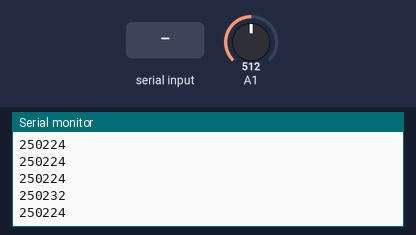
A sketch run on a simulated Arduino Uno, built with avr-gcc and run on an emulated ATmega328P. Parts: the last lines printed to the serial monitor. The test bench sets the inputs (shaded band); at power-on: A1 = 512.

Above: at 1.2 s.
1.3 s: A1 set to 716
At 2.2 s:
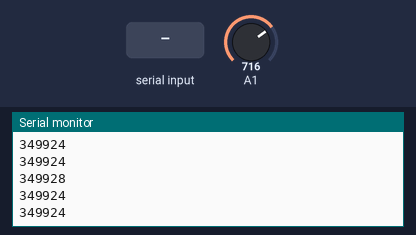
2.8 s: "1" received over Serial
4.3 s: "0" received over Serial
5.8 s: A1 set to 900
At 6.5 s:
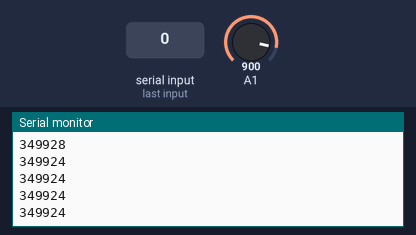
Timing chart, 0 to 8.3 s (numbered marks = the images above; inputs shaded):
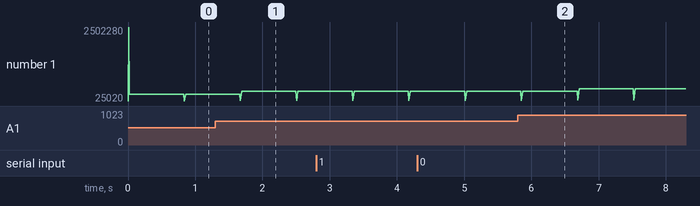

Measured:
- after the input at 1.3 s, the serial monitor: prints a new line after 0.37 s (image 1)
- plotted number 1: 250224 → 349928 after the input at 1.3 s, 349924 → 439824 after the input at 5.8 s

The sketch:

Oscilloscope.ino
```cpp
#include "definition/definition.h"
#include <Arduino.h>
#include <MemoryFree.h>

// Dynamic Config
// (Can be change by the user during run time)
byte g_DECIMAL_POINTS = 3;
byte g_DELAY_TYPE = MICRO;
unsigned long g_DELAY = 20;

short g_BATCH_ANALOG_VALUES[MAX_BATCH_NUM];
unsigned long g_BATCH_TIME[MAX_BATCH_NUM];

unsigned long getTime();
byte countDigits(long x);
byte mapToVoltage(long x, long& mappedValue, byte decimalPoints=3);
void changePrescaler(byte divisionFactor);
bool readInput(byte& configType, unsigned long long& value);
void setting();

void setup()
{
    Serial.begin(BAUDRATE);
    changePrescaler(16);
}

void loop()
{
    // Change dynamic configuration based on user's preferences
    setting();

    unsigned long prevTime = 0, nextTime = 0;
    for(short i = 0; i < MAX_BATCH_NUM; i++)
    {
        g_BATCH_TIME[i] = nextTime - prevTime;
        prevTime += g_BATCH_TIME[i];
        g_BATCH_ANALOG_VALUES[i] = analogRead(A1);

        while(nextTime - prevTime < g_DELAY+1)
        {
            nextTime = getTime();
        }
    }

    const byte maxVoltageDigits = countDigits(MAX_VOLTAGE);
    for(short i = 0; i < MAX_BATCH_NUM; i++)
    {
        long voltageValue;
        byte desiredDigitNumber = (maxVoltageDigits + g_DECIMAL_POINTS);
        byte numberOfDigits = mapToVoltage(g_BATCH_ANALOG_VALUES[i], voltageValue, g_DECIMAL_POINTS);

        // Add leading zero for voltage value below 1 V
        byte leadingZeroNumber = desiredDigitNumber - numberOfDigits;
        if(leadingZeroNumber > 0)
        {
            for(byte i = 0; i < leadingZeroNumber; i++)
            {
                #if DEBUG_MODE == 0
                    Serial.print('0');
                #endif
            }
        }
        #if DEBUG_MODE == 0
            Serial.print(voltageValue);
            Serial.println(g_BATCH_TIME[i]);
        #endif
    }
}

// Helper Functions

// The units depends on g_DELAY_TYPE
unsigned long getTime()
{
    if(g_DELAY_TYPE == MILLI)
    {
        return millis();
    }
    if(g_DELAY_TYPE == MICRO)
    {
        return micros();
    }
    return millis() / 1000; // defaulting to second
}

byte countDigits(long x)
{
    byte counter = 0;
    while(x > 0)
    {
        x /= 10;
        counter++;
    }
    return counter;
}

// Return number of voltage's digits.
// Maximum decimal points is 7, cannot guarantee safety beyond that.
byte mapToVoltage(long x, long& mappedValue, byte decimalPoints)
{
    mappedValue = (long)((x / MAX_ANALOG_INPUT * MAX_VOLTAGE) * ((long)pow(10, decimalPoints)));
    return countDigits(mappedValue); // without the dot/point
}

// Division Factor is one of them: 4, 8, 16, 32, 64, 128.
void changePrescaler(byte divisionFactor)
{
    ADCSRA &= ~(bit (ADPS0) | bit (ADPS1) | bit (ADPS2)); // clear prescaler bits
    ADCSRA |= PRESCALE_(divisionFactor);
}

bool readInput(byte& configType, unsigned long long& value)
{
    int readByte = Serial.read();
    if(readByte == -1)
    {
        return false;
    }

    configType = readByte;

    // Reading the config's value
    // Only supports UTF-8 Formatter
    readByte = Serial.read();

    byte valueLength = 1; value = 0;
    while(readByte != END_CONFIG_CHANGE && readByte != -1) // end of the 1 configuration change, or no input anymore
    {
        if(value != 0)
        {
            value *= 10;
            valueLength++;
        }
        if(valueLength+1 <= 17) // avoiding overflow
        {
            value += readByte-int('0');
        }
        readByte = Serial.read();

    }

    return true;
}

void setting()
{
    byte configType;
    unsigned long long value;

    while(readInput(configType, value))
    {
        switch (configType)
        {
            case PRESCALER_CONFIG:
                changePrescaler(value);
                break;

            case DELAY_CONFIG:
                g_DELAY = value;
                break;

            case DELAY_TYPE_CONFIG:
                g_DELAY_TYPE = value;
                break;

            case DECIMAL_POINTS_CONFIG:
                g_DECIMAL_POINTS = value;
                break;
        }
    }
}
```

baudrateDef.h
```cpp
#ifndef BAUDRATE_DEF
#define BAUDRATE_DEF
#define BAUDRATE 9600
#endif
```

definition.h
```cpp
#ifndef DEFINITION
#define DEFINITION

#define DEBUG_MODE 0

#if DEBUG_MODE
    #define DEBUG(X) Serial.print(F("debug:"));Serial.println(X)
#else
    #define DEBUG(X)
#endif

// Static Config
// Must restart the whole program
// to change it
#include "maxBatchNumDef.h"
#include "baudrateDef.h"

#include <math.h>

// Will be defined later on ATMega328P, I think
#ifndef ADCSRA && ADPS0 && ADPS1 && ADPS2
    #define ADCSRA  (*(volatile uint8_t *)(0x08))
    #define ADPS0   0
    #define ADPS1   1
    #define ADPS2   2
#endif

// This program only accounts for up to 9 Volt.
// But Arduino AVR UNO's max is 5 volt
#define MAX_VOLTAGE 5.00
#define MAX_ANALOG_INPUT 1023.0
// Based on mapToVoltage()
#define MAX_DECIMAL_POINTS 7

// ADC Prescaler for ATMega328P (Arduino AVR UNO's Microcontroller)
#define PRESCALE_(X) ((byte)(log(X) / log(2)))

// Delay's type (i.e. second, milli, micro)
#define SECOND 0
#define MILLI 1
#define MICRO 2

// Dynamic Configuration's
#define PRESCALER_CONFIG 0
#define DELAY_CONFIG 1
#define DELAY_TYPE_CONFIG 2
#define DECIMAL_POINTS_CONFIG 3
#define END_CONFIG_CHANGE 127

#endif
```

maxBatchNumDef.h
```cpp
#ifndef MAX_BATCH_NUM_DEF
#define MAX_BATCH_NUM_DEF
#define MAX_BATCH_NUM 100
#endif
```
